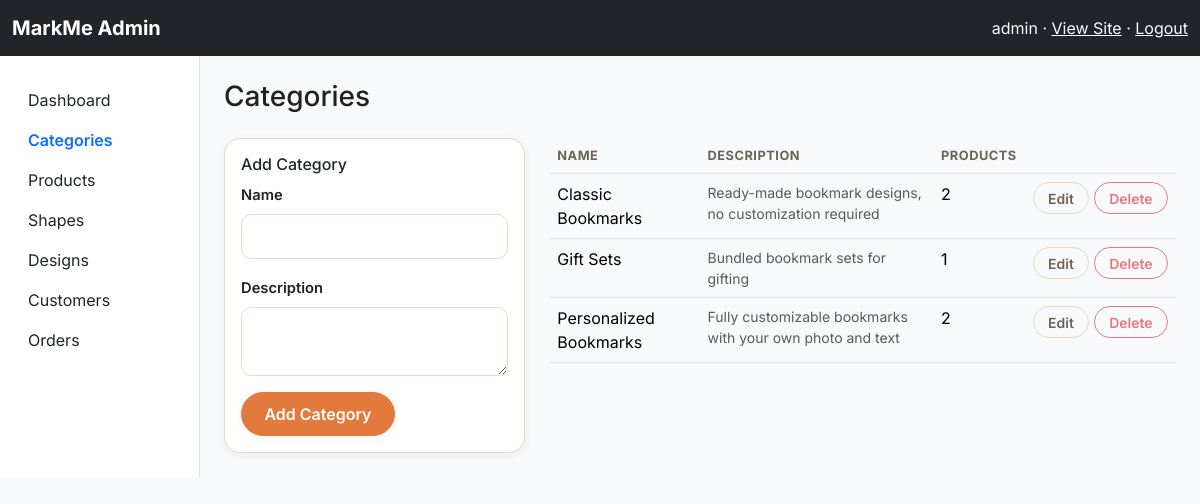
Screenshot of /admin/categories.php (signed in) with the database file from the repository.
### tables this page shows
CREATE TABLE categories (
    category_id     INT UNSIGNED AUTO_INCREMENT PRIMARY KEY,
    name            VARCHAR(100) NOT NULL UNIQUE,
    description     VARCHAR(255) NULL,
    created_at      TIMESTAMP    NOT NULL DEFAULT CURRENT_TIMESTAMP
);

### includes/functions.php (called while the page is built, shortened)
<?php
require_once __DIR__ . '/../config/db.php';
function e(?string $value): string
{
    return htmlspecialchars($value ?? '', ENT_QUOTES, 'UTF-8');
}

### config/db.php (called while the page is built, shortened)
<?php
function db(): PDO
{
    static $pdo = null;
    if ($pdo === null) {
        $dsn = 'mysql:host=' . DB_HOST . ';dbname=' . DB_NAME . ';charset=' . DB_CHARSET;
        $pdo = new PDO($dsn, DB_USER, DB_PASS, [
            PDO::ATTR_ERRMODE => PDO::ERRMODE_EXCEPTION,
            PDO::ATTR_DEFAULT_FETCH_MODE => PDO::FETCH_ASSOC,
            PDO::ATTR_EMULATE_PREPARES => false,
        ]);
    }
    return $pdo;
}

### admin/categories.php (the view, shortened to what this page needs)
<?php
require __DIR__ . '/includes/admin_header.php';
$editing = null;
$categories = db()->query(
    'SELECT c.*, COUNT(p.product_id) AS product_count
     FROM categories c LEFT JOIN products p ON p.category_id = c.category_id
     GROUP BY c.category_id ORDER BY c.name'
)->fetchAll();
?>
<h1 class="h3 mb-4">Categories</h1>
<div class="row g-4">
    <div class="col-md-4">
        <div class="card">
            <div class="card-body">
                <h2 class="h6"><?= $editing ? 'Edit Category' : 'Add Category' ?></h2>
                <form method="post" action="<?= BASE_URL ?>/admin/category_save.php">
                    <div class="mb-3">
                        <label class="form-label">Name</label>
                        <input type="text" name="name" class="form-control" value="<?= e($editing['name'] ?? '') ?>" required>
                    </div>
                    <div class="mb-3">
                        <label class="form-label">Description</label>
                        <textarea name="description" class="form-control" rows="2"><?= e($editing['description'] ?? '') ?></textarea>
                    </div>
                    <button type="submit" class="btn btn-primary"><?= $editing ? 'Save Changes' : 'Add Category' ?></button>
                </form>
            </div>
        </div>
    </div>
    <div class="col-md-8">
        <table class="table">
            <thead><tr><th>Name</th><th>Description</th><th>Products</th><th></th></tr></thead>
            <tbody>
                <?php foreach ($categories as $cat): ?>
                    <tr>
                        <td><?= e($cat['name']) ?></td>
                        <td class="small text-muted"><?= e($cat['description']) ?></td>
                        <td><?= (int)$cat['product_count'] ?></td>
                        <td class="text-nowrap">
                            <a href="<?= BASE_URL ?>/admin/categories.php?edit=<?= (int)$cat['category_id'] ?>" class="btn btn-sm btn-outline-secondary">Edit</a>
                            <form method="post" action="<?= BASE_URL ?>/admin/category_delete.php" class="d-inline" onsubmit="return confirm('Delete this category?');">
                                <button type="submit" class="btn btn-sm btn-outline-danger" <?= $cat['product_count'] > 0 ? 'disabled title="Cannot delete: products are assigned to this category"' : '' ?>>Delete</button>
                            </form>
                        </td>
                    </tr>
                <?php endforeach; ?>
            </tbody>
        </table>
    </div>
</div>
<?php require __DIR__ . '/includes/admin_footer.php'; ?>

### assets/css/style.css (style rules this page uses)
:root { --ink: #23211d; --ink-soft: #6b6558; --cream: #fbf7ef; --cream-alt: #f1e9d8; --surface: #ffffff; --primary: #2f6f5e; --primary-dark: #1f4f42; --accent: #e2793d; --accent-dark: #c6612b; --gold: #d9a441; --border: #e6dcc6; --shadow-sm: 0 2px 8px rgba(35, 33, 29, 0.06); --shadow-md: 0 8px 24px rgba(35, 33, 29, 0.10); --shadow-lg: 0 16px 40px rgba(35, 33, 29, 0.14); --font-display: 'Fraunces', Georgia, serif; --font-body: 'Inter', -apple-system, BlinkMacSystemFont, 'Segoe UI', sans-serif; }
body { display: flex; flex-direction: column; min-height: 100vh; background: var(--cream); color: var(--ink); font-family: var(--font-body); }
a { color: var(--primary); }
.btn { border-radius: 999px; font-weight: 600; padding: 0.55rem 1.4rem; transition: transform 0.15s ease, box-shadow 0.15s ease; }
.btn-sm { padding: 0.3rem 0.9rem; border-radius: 999px; }
.btn-primary { --bs-btn-bg: var(--accent); --bs-btn-border-color: var(--accent); --bs-btn-hover-bg: var(--accent-dark); --bs-btn-hover-border-color: var(--accent-dark); --bs-btn-active-bg: var(--accent-dark); --bs-btn-active-border-color: var(--accent-dark); box-shadow: var(--shadow-sm); }
.btn-outline-secondary { --bs-btn-color: var(--ink-soft); --bs-btn-border-color: var(--border); --bs-btn-hover-bg: var(--ink); --bs-btn-hover-border-color: var(--ink); }
.form-control, .form-select { border-radius: 0.65rem; border-color: var(--border); padding: 0.6rem 0.95rem; background-color: var(--surface); }
.form-label { font-weight: 600; color: var(--ink); font-size: 0.92rem; }
.card { border: 1px solid var(--border); border-radius: 1rem; box-shadow: var(--shadow-sm); }
.table { --bs-table-bg: transparent; }
.table thead th { color: var(--ink-soft); font-size: 0.8rem; text-transform: uppercase; letter-spacing: 0.04em; border-bottom-width: 1px; }
html { scroll-behavior: smooth; }

### rows the page displays
categories: name "Classic Bookmarks", description "Ready-made bookmark designs, no customization required", product_count "2"
categories: name "Gift Sets", description "Bundled bookmark sets for gifting", product_count "1"
categories: name "Personalized Bookmarks", description "Fully customizable bookmarks with your own photo and text", product_count "2"

### other values shown
current_user()['username'] "admin"
$label "Dashboard"
$label "Categories"
$label "Products"
$label "Shapes"
$label "Designs"
$label "Customers"
$label "Orders"
